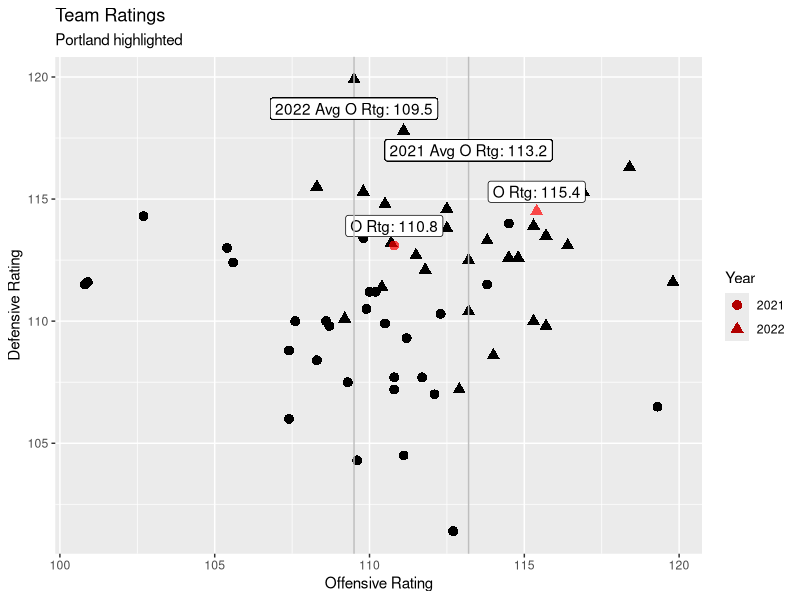

Write R code to recreate this figure.
#import gg plot

library(ggplot2)

#import datasets

stats_2021 <- read.csv('2021-League-Stats.csv')
stats_2022 <- read.csv('2022-League-Stats.csv')

#add year column for both datasets

stats_2021$Year <- 2021
stats_2022$Year <- 2022

#merge datasets

stats_all <- rbind(stats_2021,stats_2022)

#convert team name to factor

stats_all$Team <- factor(stats_all$Team)
stats_all$Year <- as.factor(stats_all$Year)

#create filters

pdx <- stats_all$Team == 'Portland'
season_2022 <- stats_all$Year == 2021
season_2021 <- stats_all$Year == 2022

#grab averages

mean_offense_2021 <- round(mean(stats_all[season_2021,]$Offense),1)
mean_offense_2022 <- round(mean(stats_all[season_2022,]$Offense),1)

#plot data

a <- ggplot(data=stats_all,aes(x=Offense,y=Defense,shape=Year))
a + geom_point(data=stats_all[!pdx,],color="Black",size=3) + 
  geom_point(data=stats_all[pdx,],alpha=0.7,color="Red",size=3) + 
  geom_label(data=stats_all[pdx,],aes(label=paste('O Rtg:',Offense)),nudge_y=0.8) +
  geom_vline(xintercept=mean_offense_2021,color="Gray") +
  geom_label(aes(x=mean_offense_2021,y=117,label = paste('2021 Avg O Rtg:',mean_offense_2021))) +
  geom_vline(xintercept=mean_offense_2022,color="Gray") +
  geom_label(aes(x=mean_offense_2022,y=118.7,label = paste('2022 Avg O Rtg:',mean_offense_2022))) +
  xlab('Offensive Rating') +
  ylab('Defensive Rating') +
  ggtitle('Team Ratings', subtitle = 'Portland highlighted')
